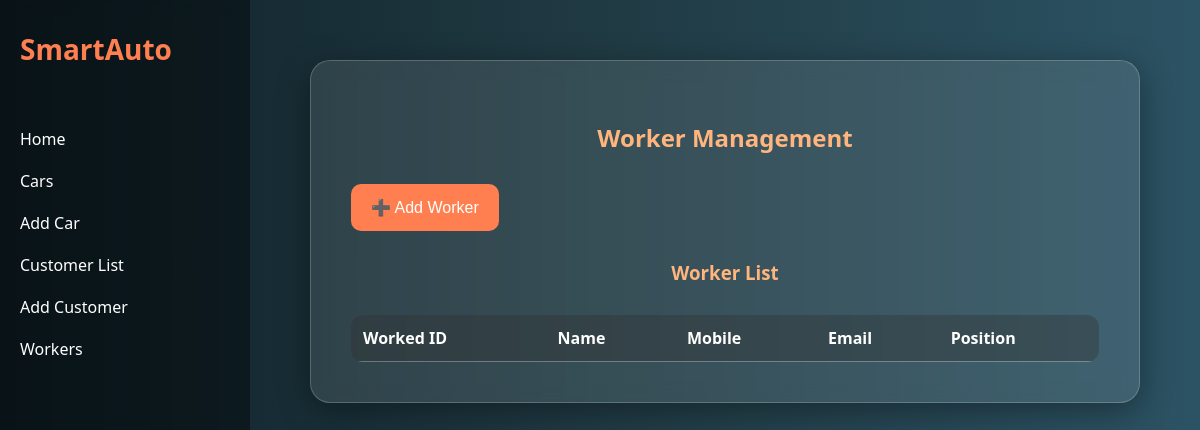
The page /car_dealership/workers/ on the database as committed earlier.
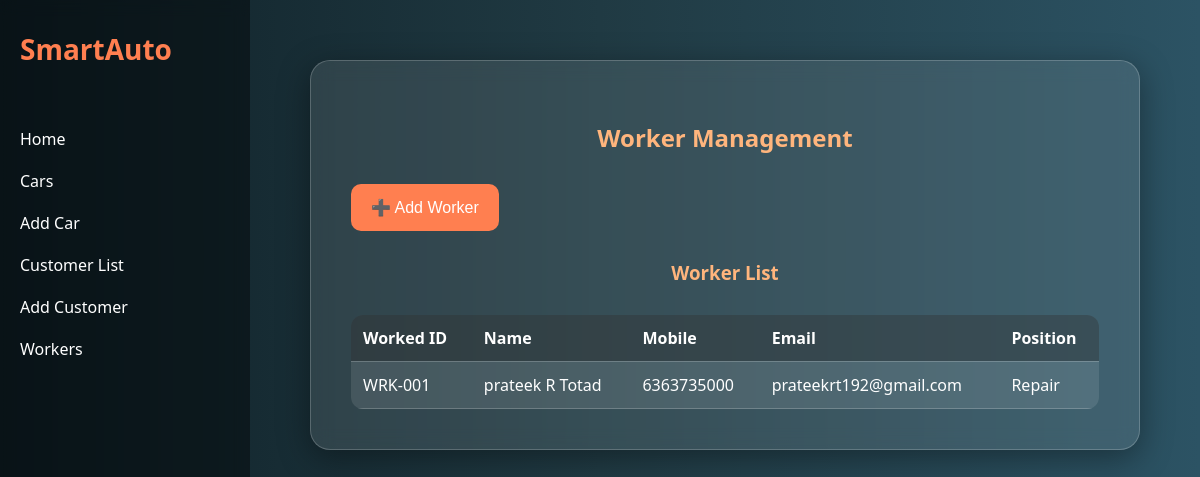
The same page on the database as committed later.
### car_dealership/models.py (models this page shows, shortened)
class Worker(models.Model):
    worker_id=models.CharField(max_length=100,default="WRK-001", unique=True)
    name = models.CharField(max_length=100)
    mobile_no = models.CharField(max_length=10)
    email_id = models.EmailField()
    address = models.TextField(blank=True)
    position = models.CharField(max_length=100)

### car_dealership/views.py (the view)
# urls.py: path('workers/', views.worker_view, name='worker_list'),
def worker_view(request):
    form = WorkerForm()
    workers = Worker.objects.all().order_by('-id')
    return render(request, 'car_dealership/workers.html', {'form': form, 'workers': workers})

### car_dealership/templates/car_dealership/workers.html (shortened to what this page needs)
<!DOCTYPE html>
<html>
<head>
</head>
<body>
<div class="main-wrapper">
    <aside>
        <div>SmartAuto</div>
        <a href="{% url 'index' %}">Home</a>
        <a href="{% url 'car_list' %}">Cars</a>
        <a href="{% url 'add_car' %}">Add Car</a>
        <a href="{% url 'customer_list' %}">Customer List</a>
        <a href="{% url 'add_customer' %}">Add Customer</a>
        <a href="{% url 'worker_list' %}">Workers</a>
    </aside>
    <div class="form-container">
        <div class="form-box">
            <h2>Worker Management</h2>
            <button class="btn" onclick="toggleForm()">➕ Add Worker</button>
            <div class="worker-list">
                <h3>Worker List</h3>
                <table id="worker-table">
                    <thead>
                        <tr>
                            <th>Worked ID</th>
                            <th>Name</th>
                            <th>Mobile</th>
                            <th>Email</th>
                            <th>Position</th>
                        </tr>
                    </thead>
                    <tbody>
                        {% for worker in workers %}
                        <tr>
                            <td>{{ worker.worker_id }}</td>
                            <td>{{ worker.name }}</td>
                            <td>{{ worker.mobile_no }}</td>
                            <td>{{ worker.email_id }}</td>
                            <td>{{ worker.position }}</td>
                        </tr>
                        {% endfor %}
                    </tbody>
                </table>
            </div>
        </div>
    </div>
</div>
</body>
</html>

Rows that differ between the two databases and show on the page:
added Worker: worker_id "WRK-001", name "prateek R Totad", mobile_no "6363735000", email_id "prateekrt192@gmail.com", position "Repair"
